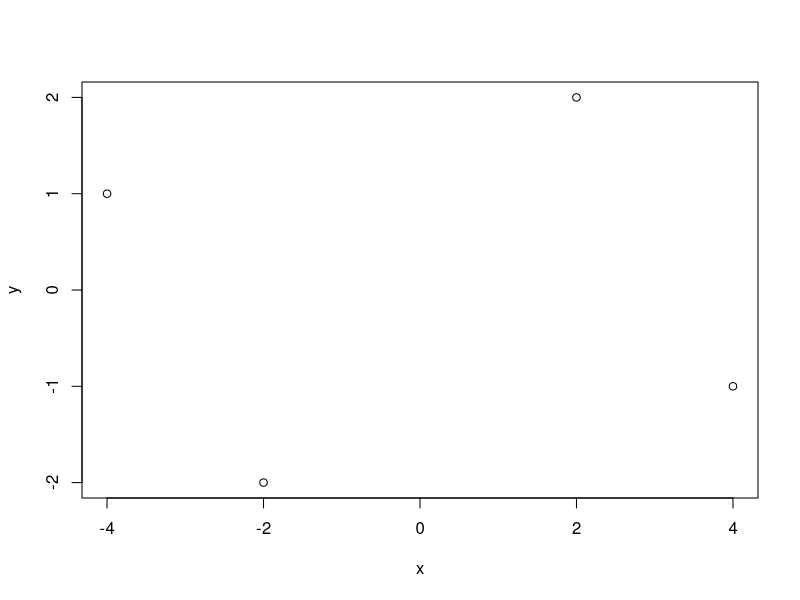

The R source for this figure:
#Ex5.18, Page 210

x<-c(-4,4,2,-2)
y<-c(1,-1,2,-2)
xy<-x*y
w<-c(1/4,1/4,1/4,1/4)
m<-weighted.mean(xy,w)
print(paste("E(XY)=",m))

#Cov(XY)=E(XY)-ux.uy
ux<-0
uy<-0
cov<-m-(ux*uy)
print(paste("Cov(XY)=",cov))

print(paste("Complete absence of any linear relationship"))

#To scatterplot
df<-data.frame(x,y)
plot(x,y)
